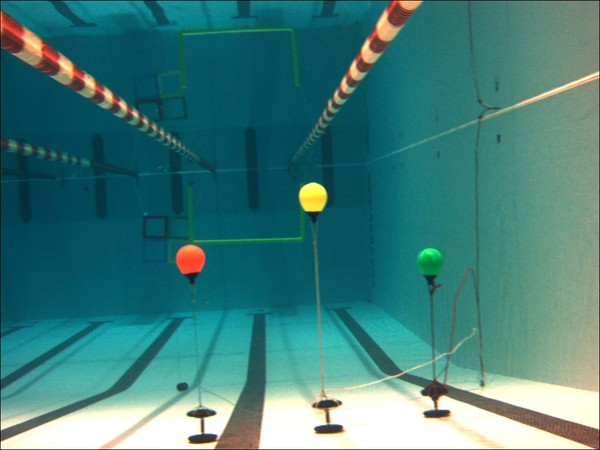
#> input picture opencv/buoysf.jpg, 600 x 450 px
$ python task1.py   (Python 2 division)
#> lines starting #> are read from the running program, lines starting #| are printed output that depends on the picture; after the words box and inside, x2 and y2 are one past the last pixel; in counts of white or black regions, pixels touching at a corner belong together
import cv2
import numpy

#reading the image
img = cv2.imread('buoysf.jpg',1)
#> img is the input picture: shape (450, 600, 3); mean B, G, R 122.7, 125.7, 64.4
#> slider 'switch' is set to 1


#useless snippet
"""circle_co = cv2.HoughCircles(gray,cv2.HOUGH_GRADIENT,2.5,80,
                            param1=50,param2=30,minRadius=12,maxRadius=20)

circle_co = numpy.uint16(numpy.around(circle_co))"""

def pseudo(x):
    pass

#global variable buoy_co which contains buoy center coordinates
buoy_co = ""

def render(x):
#> called with x = 1
    global buoy_co
    #switch to render image; error correction
    if x==0:
        return None

    """Getting the parameters of HSV of the image from the trackbars"""
    hmin = cv2.getTrackbarPos('hMin', 'HueComp')
    hmax = cv2.getTrackbarPos('hMax', 'HueComp')

    smin = cv2.getTrackbarPos('sMin', 'SatComp')
    smax = cv2.getTrackbarPos('sMax', 'SatComp')

    vmin = cv2.getTrackbarPos('vMin', 'SatComp')
    vmax = cv2.getTrackbarPos('vMax', 'SatComp')

    #converting image to hsv
    img_hsv = cv2.cvtColor(img, cv2.COLOR_BGR2HSV)
#> img_hsv: shape (450, 600, 3); mean H, S, V 78.9, 165.2, 133.1
    hue,sat,val = cv2.split(img_hsv)
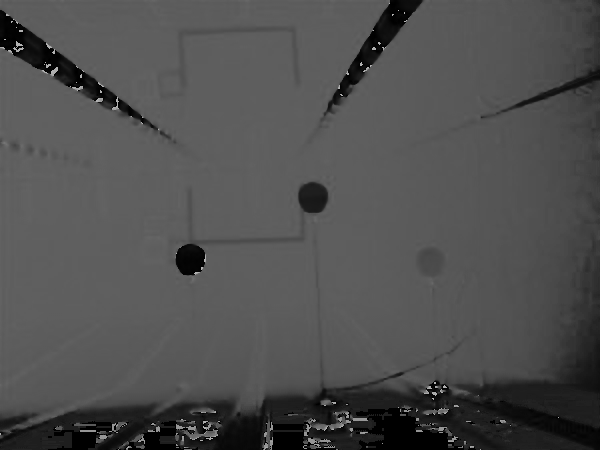
#> hue: shape (450, 600); min 0, max 179, mean 78.9
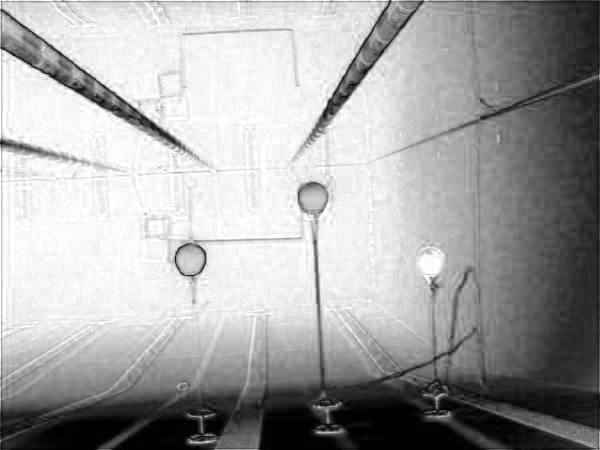
#> sat: shape (450, 600); min 0, max 255, mean 165.2
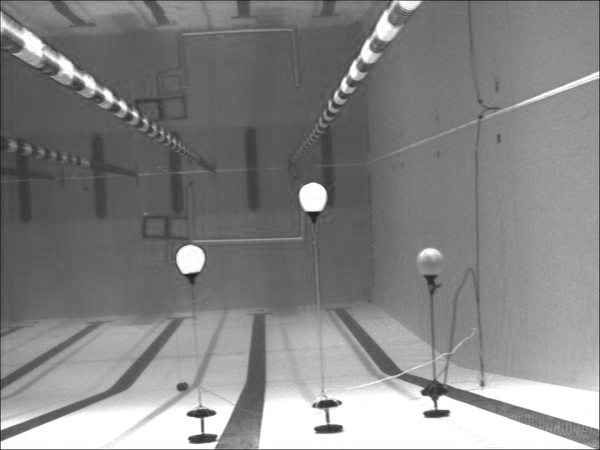
#> val: shape (450, 600); min 21, max 255, mean 133.1
    #thresholding image according to user input of hsv
    hThresh = cv2.inRange(numpy.array(hue),numpy.array(hmin), numpy.array(hmax))
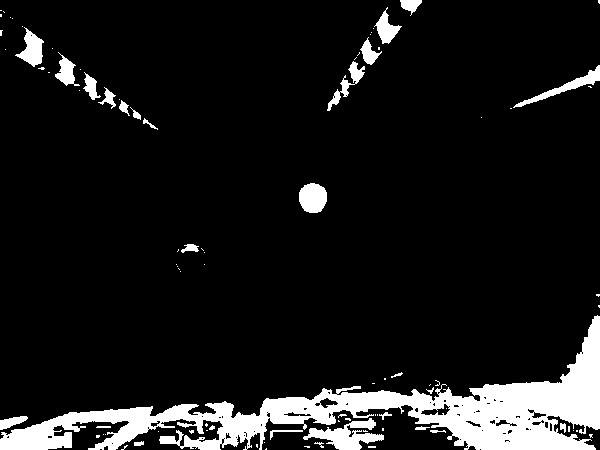
#> hThresh: shape (450, 600); 10% white; 91 white regions (63 under 20 px), largest, box (x1, y1, x2, y2) and area: (0, 315, 600, 450) 20640, (303, 418, 384, 450) 1172, (299, 183, 327, 213) 676
    sThresh = cv2.inRange(numpy.array(sat),numpy.array(smin), numpy.array(smax))
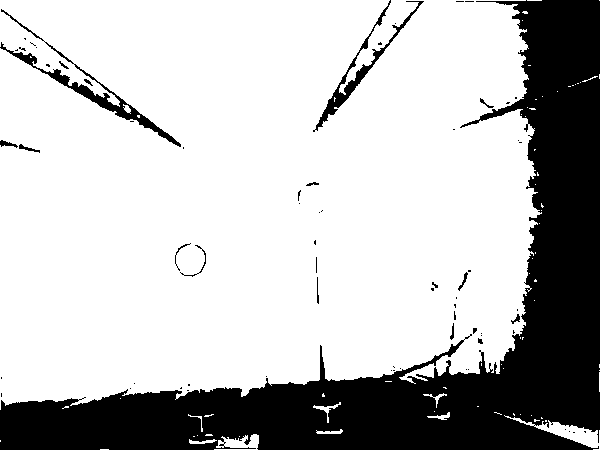
#> sThresh: shape (450, 600); 74.1% white; 68 black regions (52 under 20 px), largest, box (x1, y1, x2, y2) and area: (0, 0, 600, 450) 66163, (0, 9, 181, 147) 1743, (313, 0, 424, 132) 1266
    vThresh = cv2.inRange(numpy.array(val),numpy.array(vmin), numpy.array(vmax))
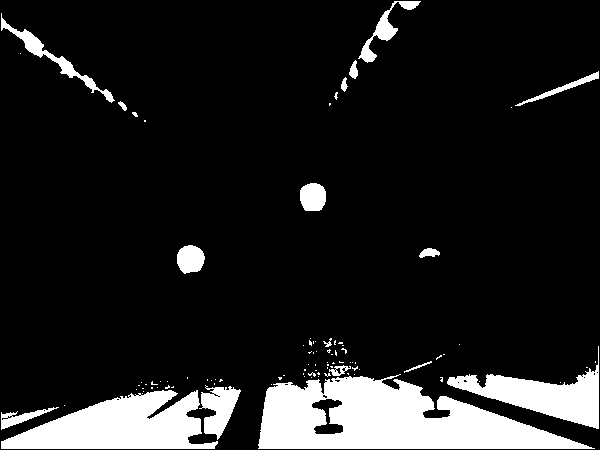
#> vThresh: shape (450, 600); 12.4% white; 94 white regions (76 under 20 px), largest, box (x1, y1, x2, y2) and area: (258, 374, 595, 449) 15108, (1, 390, 218, 449) 7842, (447, 346, 599, 429) 4414
    #threshold image for selection to further processing
    thres_img = cv2.bitwise_and(hThresh,sThresh)
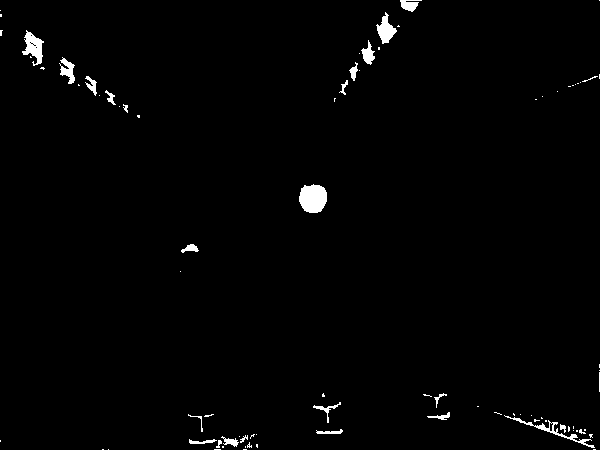
#> thres_img: shape (450, 600); 1.3% white; 83 white regions (58 under 20 px), largest, box (x1, y1, x2, y2) and area: (299, 184, 327, 213) 649, (22, 30, 44, 66) 390, (504, 415, 595, 448) 327
    cv2.imshow('HSVFiltered', thres_img)
    #img_filtered = cv2.bitwise_and(hThresh,cv2.bitwise_and(sThresh,vThresh))
    conf = cv2.waitKey(0)
#> (key Esc is pressed here)
    if chr(conf).lower()=='y':
        cv2.destroyWindow('Render')
        #Blurring the image to avoid false positives
        gray = cv2.GaussianBlur(thres_img,(9,9), 2, 2)
        buoy_co = cv2.HoughCircles(gray,cv2.HOUGH_GRADIENT,2.5,80, \
                                     param1=50,param2=30,minRadius=8,maxRadius=26)
        buoy_co = numpy.uint16(numpy.around(buoy_co))
        cv2.destroyAllWindows()
        #center stored to buoy_co variable globally
        #draw()
        return None
    cv2.destroyWindow('Render')
    cv2.namedWindow('Render')
    cv2.createTrackbar('switch', 'Render', 0, 1, render)
#> slider 'switch' is set to 1

cv2.namedWindow('HueComp')
cv2.namedWindow('SatComp')
cv2.namedWindow('ValComp')
cv2.namedWindow('Render')


cv2.createTrackbar('hMin', 'HueComp', 10, 179, pseudo)
cv2.createTrackbar('hMax', 'HueComp', 40, 179, pseudo)
cv2.createTrackbar('sMin', 'SatComp', 100, 255, pseudo)
cv2.createTrackbar('sMax', 'SatComp', 255, 255, pseudo)
cv2.createTrackbar('vMin', 'ValComp', 190, 255, pseudo)
cv2.createTrackbar('vMax', 'ValComp', 255, 255, pseudo)
t = cv2.createTrackbar('switch', 'Render', 0, 1, render)

"""while True:


    hmin = cv2.getTrackbarPos('hMin', 'HueComp')
    hmax = cv2.getTrackbarPos('hMax', 'HueComp')

    smin = cv2.getTrackbarPos('sMin', 'SatComp')
    smax = cv2.getTrackbarPos('sMax', 'SatComp')

    vmin = cv2.getTrackbarPos('vMin', 'SatComp')
    vmax = cv2.getTrackbarPos('vMax', 'SatComp')

    #Thresholding
    hThresh = cv2.inRange(numpy.array(hue),numpy.array(hmin), numpy.array(hmax))
    sThresh = cv2.inRange(numpy.array(sat),numpy.array(smin), numpy.array(smax))
    vThresh = cv2.inRange(numpy.array(val),numpy.array(vmin), numpy.array(vmax))

    img_filtered = cv2.bitwise_and(hThresh,cv2.bitwise_and(sThresh,vThresh))
    break
"""
def draw():
    global buoy_co
    for i in buoy_co[0,:]:
        cv2.circle(img,(i[0],i[1]),i[2],(0,255,0),2)
        cv2.circle(img,(i[0],i[1]),2,(0,0,255),3)

    cv2.imshow('img',img)


print buoy_co
#cv2.imshow('Buoys',img)
#cv2.imshow('Image', img)
k = cv2.waitKey(0)
#> (key Esc is pressed here)
if k==27:
    cv2.destroyAllWindows()
